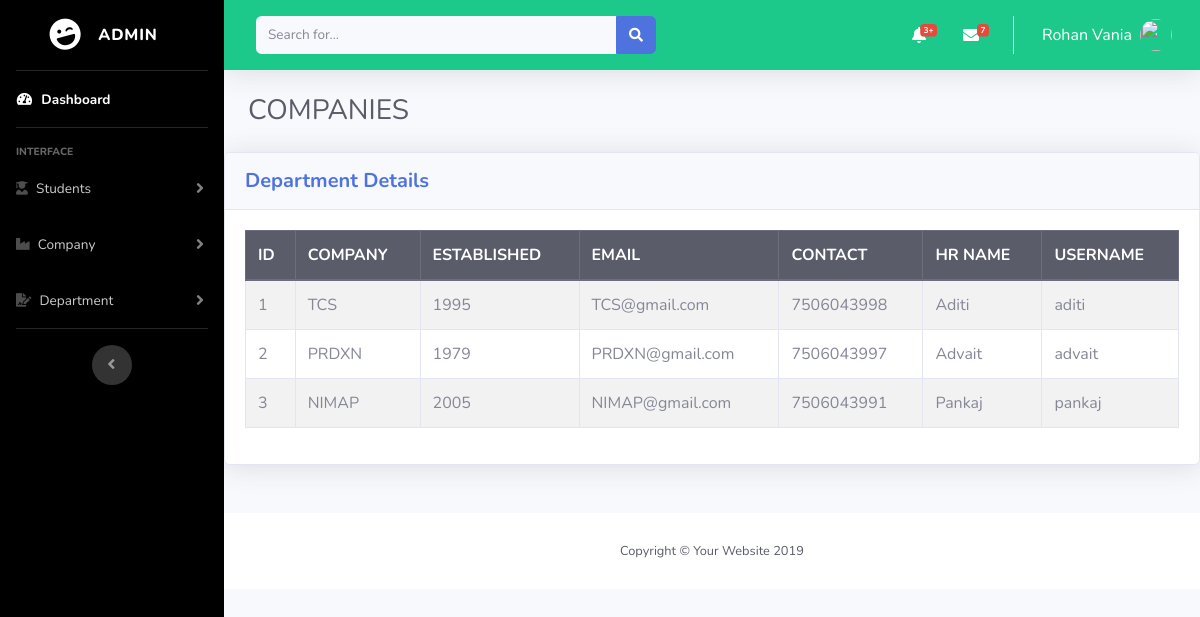
Page /Admin/campus_viewcompanies.php (signed in) on the committed database.
### tables this page shows
CREATE TABLE `campus_recuritment_company` (
  `C_ID` int(11) NOT NULL,
  `C_COMPANY` varchar(255) NOT NULL,
  `C_ESTABLISHED` year(4) NOT NULL,
  `C_EMAIL` varchar(255) NOT NULL,
  `C_CONTACT` varchar(20) NOT NULL,
  `C_HR` varchar(200) NOT NULL,
  `C_USERNAME` varchar(150) NOT NULL,
  `C_PASSWORD` varchar(150) NOT NULL
);

### Admin/campus_viewcompanies.php (the view)
<?php
require_once("../campus_config.php");
require_once("./campus_admin_header.php");
$select="SELECT * FROM campus_recuritment_company";
$query=mysqli_query($connect,$select);
?>
<div class="container-fluid">
    <div class="row ">
        <div class="col">
        <h1 class="h3 text-uppercase text-dark mb-4 "> Companies</h1>
        </div>
    </div>
</div>
<div class="card shadow mb-4">
            <div class="card-header py-3">
              <h5 class="m-0 font-weight-bold text-primary">Department Details</h5>
            </div>
        <div class="card-body">
            <div class="table-responsive">
                <table class="table table-striped  table-bordered" id="dataTable" width="100%" cellspacing="0">
                  <thead class="thead-dark">
                        <th>ID</th>
                        <th>COMPANY</th>
                        <th>ESTABLISHED</th>
                        <th>EMAIL</th>
                        <th>CONTACT</th>
                        <th>HR NAME</th>
                        <th>USERNAME</th>
                    </thead>
                  <tbody>
                        <?php
                        while($row=mysqli_fetch_assoc($query)){
                        ?>
                        <tr>
                            <td><?php echo $row['C_ID'];?></td>
                            <td><?php echo $row['C_COMPANY'];?></td>
                            <td><?php echo $row['C_ESTABLISHED'];?></td>
                            <td><?php echo $row['C_EMAIL'];?></td>
                            <td><?php echo $row['C_CONTACT'];?></td>
                            <td><?php echo $row['C_HR'];?></td>
                            <td><?php echo $row['C_USERNAME'];?></td>
                        </tr>
                        <?php
                        }
                        ?>
                  </tbody>
                </table>
              </div>
            </div>
</div>
<?php
require_once("campus_admin_footer.php");
?>

### rows in the picture
campus_recuritment_company: C_ID "1", C_COMPANY "TCS", C_ESTABLISHED "1995", C_EMAIL "TCS@gmail.com", C_CONTACT "7506043998", C_HR "Aditi", C_USERNAME "aditi"
campus_recuritment_company: C_ID "2", C_COMPANY "PRDXN", C_ESTABLISHED "1979", C_EMAIL "PRDXN@gmail.com", C_CONTACT "7506043997", C_HR "Advait", C_USERNAME "advait"
campus_recuritment_company: C_ID "3", C_COMPANY "NIMAP", C_ESTABLISHED "2005", C_EMAIL "NIMAP@gmail.com", C_CONTACT "7506043991", C_HR "Pankaj", C_USERNAME "pankaj"
